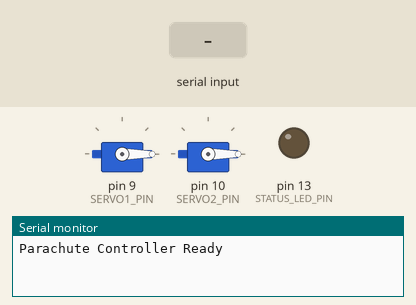
Bench run of a sketch on a simulated Arduino Uno, built with avr-gcc and run on an emulated ATmega328P. Parts: 2 × servo, output pins drawn as LEDs (lit = HIGH), the last lines printed to the serial monitor. Dashed ring = blinking. The test bench sets the inputs (shaded band).

Above: at 3.2 s.
3.3 s: byte 82 (REDIRECT_CMD) received over Serial
At 3.55 s:
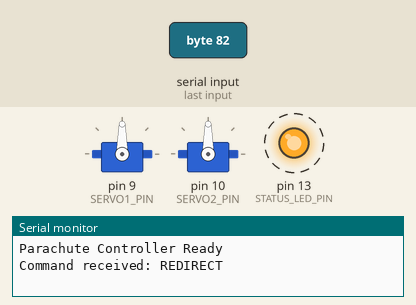
At 5.4 s:
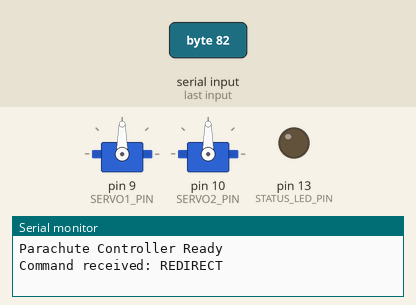
7.8 s: byte 76 (LAND_CMD) received over Serial
At 7.91 s:
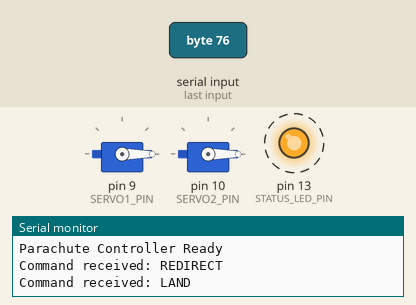
Timing chart, 0 to 10.8 s (numbered marks = the images above; inputs shaded):
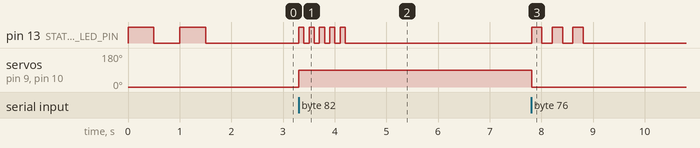

The sketch:

parachute_controller.ino
```cpp
/*
 * Parachute Controller
 *
 * This Arduino/ESP32 sketch receives commands from the Android app
 * via Bluetooth and controls servos to manage parachute strings.
 */

#include <Servo.h>

// Define servo pins
#define SERVO1_PIN 9
#define SERVO2_PIN 10

// Define LED pin for status indication
#define STATUS_LED_PIN LED_BUILTIN

// Define servo positions
#define SERVO_RELEASE_POS 0   // Position to release parachute string (angle in degrees)
#define SERVO_FOLD_POS 90     // Position to fold/pull parachute string (angle in degrees)

// Create servo objects
Servo servo1;
Servo servo2;

// Command characters
#define LAND_CMD 'L'    // Land command (even/flat terrain)
#define REDIRECT_CMD 'R'    // Redirect command (rough terrain)

// Status tracking
unsigned long lastCommandTime = 0;
const unsigned long CONNECTION_TIMEOUT = 10000; // 10 seconds

void setup() {
  // Initialize serial communication with Bluetooth module
  Serial.begin(9600);

  // Initialize LED pin
  pinMode(STATUS_LED_PIN, OUTPUT);

  // Attach servos to pins
  servo1.attach(SERVO1_PIN);
  servo2.attach(SERVO2_PIN);

  // Initialize servos to released position
  servo1.write(SERVO_RELEASE_POS);
  servo2.write(SERVO_RELEASE_POS);

  // Send initialization message
  Serial.println("Parachute Controller Ready");

  // Flash LED to indicate power-on
  flashLED(2, 500);
}

void loop() {
  // Check if data is available from the Bluetooth module
  if (Serial.available() > 0) {
    // Read the incoming command
    char command = Serial.read();

    // Update the last command time
    lastCommandTime = millis();

    // Skip newlines and carriage returns
    if (command == '\n' || command == '\r') {
      return;
    }

    // Process the command
    switch (command) {
      case LAND_CMD:
        // Even/flat terrain detected - release parachute strings for landing
        releaseParachute();
        Serial.println("Command received: LAND");
        // Flash LED to indicate landing mode
        flashLED(3, 200); // 3 flashes, 200ms apart
        break;

      case REDIRECT_CMD:
        // Rough terrain detected - fold parachute strings to redirect
        foldParachute();
        Serial.println("Command received: REDIRECT");
        // Flash LED to indicate redirect mode
        flashLED(5, 100); // 5 rapid flashes, 100ms apart
        break;

      default:
        // Unknown command - ignore if it's not one of our expected commands
        if (command >= 32 && command <= 126) { // Only print printable ASCII
          Serial.print("Unknown command: ");
          Serial.println(command);
        }
        break;
    }

    // Flush any remaining characters in the buffer
    while (Serial.available() > 0) {
      Serial.read();
    }
  }

  // Check for connection timeout - if no commands received for a while
  // flash the LED slowly to indicate waiting for connection
  if (millis() - lastCommandTime > CONNECTION_TIMEOUT) {
    digitalWrite(STATUS_LED_PIN, HIGH);
    delay(50);
    digitalWrite(STATUS_LED_PIN, LOW);
    delay(1950); // Total period of 2 seconds with 50ms on-time
  } else {
    // Small delay to prevent hogging the CPU when actively connected
    delay(10);
  }
}

// Function to flash the LED to indicate status
void flashLED(int numFlashes, int flashDuration) {
  for (int i = 0; i < numFlashes; i++) {
    digitalWrite(STATUS_LED_PIN, HIGH);
    delay(flashDuration);
    digitalWrite(STATUS_LED_PIN, LOW);
    delay(flashDuration);
  }
}

void releaseParachute() {
  // Move servos to release position
  servo1.write(SERVO_RELEASE_POS);
  servo2.write(SERVO_RELEASE_POS);
}

void foldParachute() {
  // Move servos to fold position to pull strings
  servo1.write(SERVO_FOLD_POS);
  servo2.write(SERVO_FOLD_POS);
}
```

Measured:
- after the input at 3.3 s, pin 13 (STATUS_LED_PIN): alternates HIGH for 0.10 s and LOW for 0.10 s, 10 changes in all, then stays LOW, starting at once; servo on pin 9 (SERVO1_PIN), servo on pin 10 (SERVO2_PIN): 0° → 90° at once
- after the input at 7.8 s, pin 13 (STATUS_LED_PIN): alternates HIGH for 0.20 s and LOW for 0.20 s, 6 changes in all, then stays LOW, starting at once; servo on pin 9 (SERVO1_PIN), servo on pin 10 (SERVO2_PIN): 90° → 0° at once
